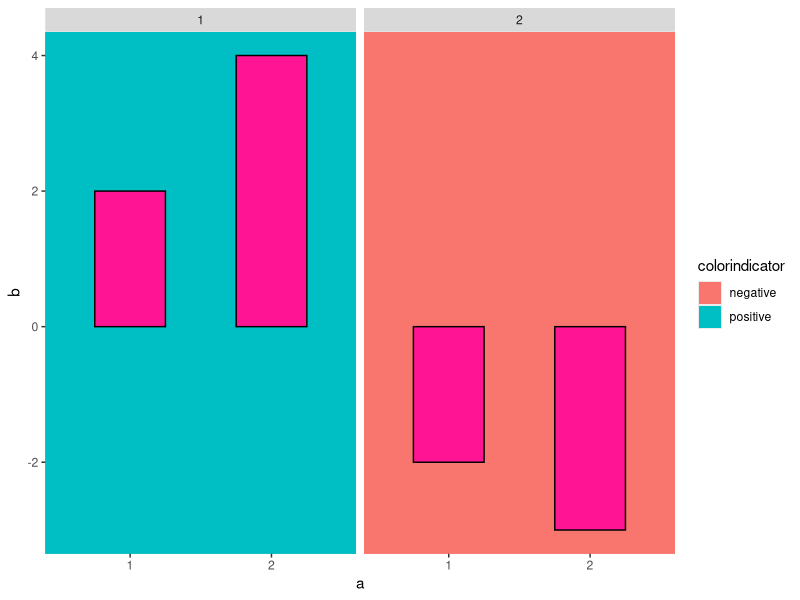
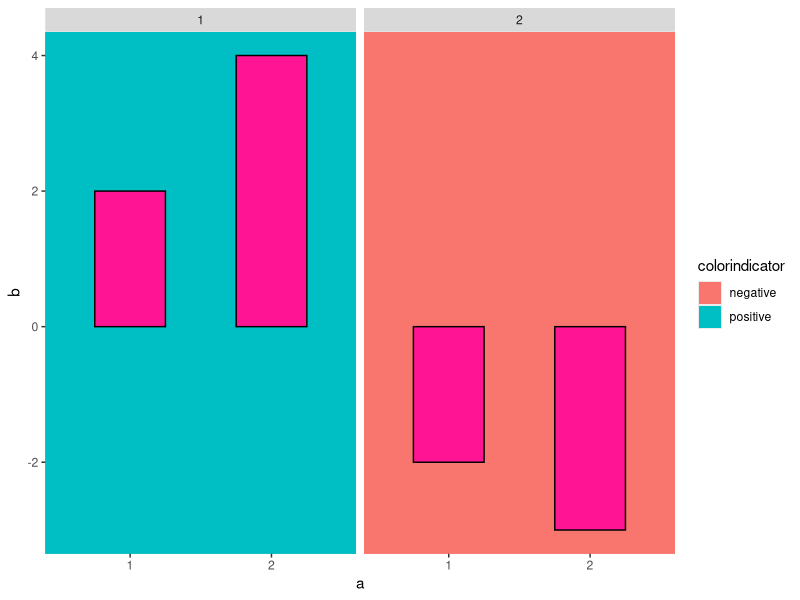

Write the R code that produced these figures, in order.
require(ggplot2)
test<-data.frame(a=c('1','1','2','2'),b=c(2,-2,4,-3),d=c('m','n','m','n')) 
x <- rep(seq(1,2),2)
test$panel <- x
test$colorindicator = ifelse(test$b<0,"negative","positive")
p=ggplot(data=test,aes(x=a,y=b))
p = p + geom_rect(aes(fill = colorindicator), xmin = -Inf, xmax = Inf, ymin = -Inf, ymax = Inf, alpha = 1) 
p = p + geom_bar(fill='deeppink',color="black",position=position_dodge(),stat='identity',width=0.5)
p = p + facet_grid(.~panel,scales="free")
print(p)
p
